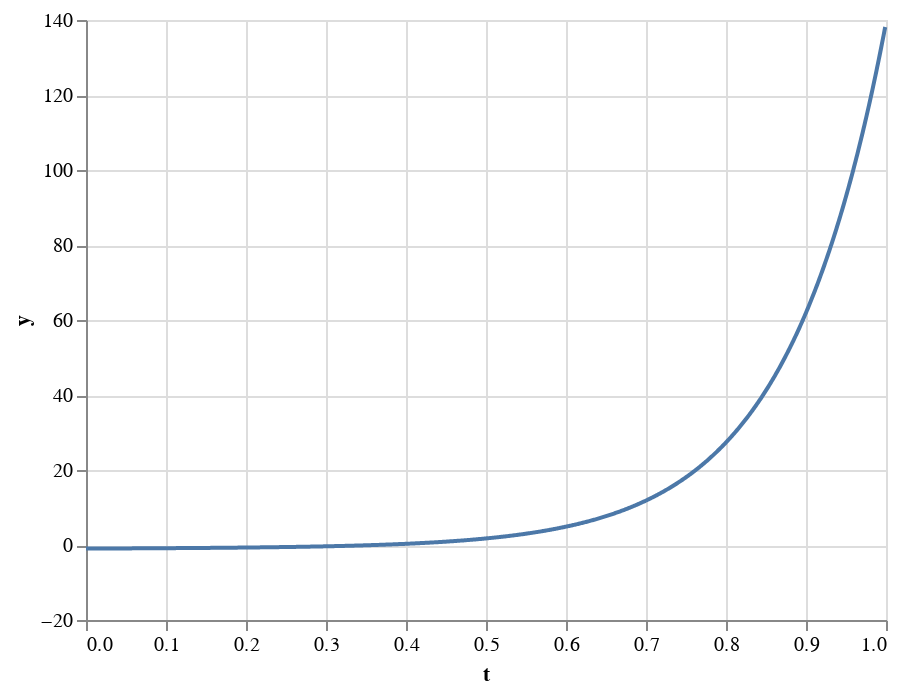

The code cell stored with this chart in its notebook:
### Code cell
t = data = np.arange(0, 1, 1 / 1_000)
params_true = dict(
    bias=-1,
    slope=0.5,
    y_scale=0.1,
    base=5,
    t_scale=5,
    t_shift=0.5,
)
plot_curve(t, params_true)

### Figure 1 — Vega-Lite specification as saved in the notebook (floating-point values rounded to 4 significant figures; data arrays with more than 128 entries replaced by an {"elided": "..."} marker saying what was removed)
{"config": {"view": {"continuousWidth": 400, "continuousHeight": 300}}, "data": {"name": "data-03910a1c101fda8beacd5b306cca7a82"}, "mark": "line", "encoding": {"x": {"type": "quantitative", "field": "t"}, "y": {"type": "quantitative", "field": "y"}}, "$schema": "https://vega.github.io/schema/vega-lite/v4.8.1.json", "datasets": {"data-03910a1c101fda8beacd5b306cca7a82": {"elided": "1000 records"}}}
